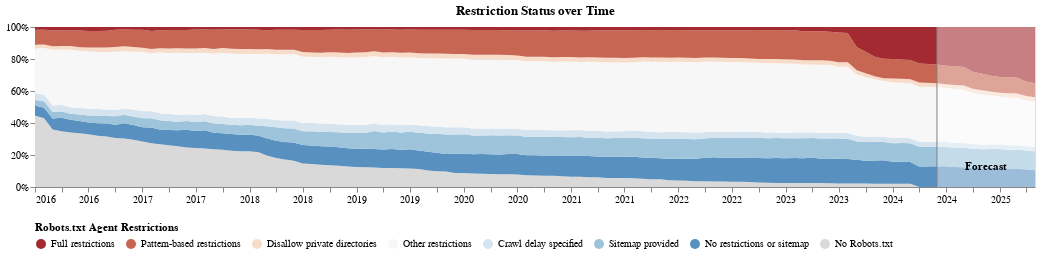

Notebook source saved alongside this figure:
### Markdown cell above
## Plot Temporal Robots Chart

### Code cell
ORDERED_STATUSES = [
    "no_robots",
    "none",
    "none_sitemap",
    "none_crawl_delay",
    "some_other",
    "some_disallow_important_dir",
    # "some_disallow_file_types",
    "some_pattern_restrictions",
    "all"
]

STATUS_COLORS = {
    "all": "#a32a31",
    "some_pattern_restrictions": "#c76753",
    # "some_disallow_file_types": "#e8a888",
    "some_disallow_important_dir": "#f7dcca",
    "some_other": "#f7f7f7",
    "none_crawl_delay": "#d5e4ef",
    "none_sitemap": "#9dc4db",
    "none": "#5891bf",
    "no_robots": "#d9d9d9"
}

LEGEND_MAPPING = {
    "all": "Full restrictions",
    "some_pattern_restrictions": "Pattern-based restrictions",
    # "some_disallow_file_types": "Disallow specific file types",
    "some_disallow_important_dir": "Disallow private directories",
    "some_other": "Other restrictions",
    "none_crawl_delay": "Crawl delay specified",
    "none_sitemap": "Sitemap provided",
    "none": "No restrictions or sitemap",
    "no_robots": "No Robots.txt"
}


# Copy and remap data for plotting
df = robots_temporal_head_summary_detailed.copy()
df["status"] = df["status"].map(LEGEND_MAPPING)
ordered_statuses = [LEGEND_MAPPING[s] for s in ORDERED_STATUSES]
status_colors = {LEGEND_MAPPING[k]: v for k, v in STATUS_COLORS.items()}

chart_robots = forecast_plot(
    df,
    agent=AGENT,
    lags=LAGS,
    val_col="tokens",
    n_periods=N_PERIODS,
    ordered_statuses=ordered_statuses,
    status_colors=status_colors,
    legend_title="Robots.txt Agent Restrictions",
    **PLOT_KWARGS
)


#chart_robots.save(
#    "%s_%s-%s.pdf" % (AGENT, CHOSEN_CORPUS, ANALYSIS_TYPE),
#    ppi=300
#)

chart_robots

### Figure 1 — Vega-Lite specification as saved in the notebook (floating-point values rounded to 4 significant figures; data arrays with more than 128 entries replaced by an {"elided": "..."} marker saying what was removed)
{"config": {"title": {"font": "Times New Roman"}, "axis": {"labelFont": "Times New Roman", "titleFont": "Times New Roman"}, "header": {"labelFont": "Times New Roman", "titleFont": "Times New Roman"}, "legend": {"labelFont": "Times New Roman", "titleFont": "Times New Roman"}, "text": {"font": "Times New Roman"}}, "layer": [{"data": {"name": "data-b81ca46c138ccb831566def2053c14b8"}, "mark": {"type": "area"}, "encoding": {"color": {"field": "status", "legend": {"orient": "bottom", "titleLimit": 0}, "scale": {"domain": ["Full restrictions", "Pattern-based restrictions", "Disallow private directories", "Other restrictions", "Crawl delay specified", "Sitemap provided", "No restrictions or sitemap", "No Robots.txt"], "range": ["#a32a31", "#c76753", "#f7dcca", "#f7f7f7", "#d5e4ef", "#9dc4db", "#5891bf", "#d9d9d9"]}, "title": "Robots.txt Agent Restrictions", "type": "nominal"}, "order": {"field": "order", "type": "quantitative"}, "x": {"axis": {"format": "%Y", "title": ""}, "field": "period", "type": "temporal"}, "y": {"axis": {"format": "%", "title": ""}, "field": "percentage", "scale": {"domain": [0, 1]}, "type": "quantitative"}}}, {"data": {"name": "data-4f53cda18c2baa0c0354bb5f9a3ecbe5"}, "mark": {"type": "rule", "color": "black"}, "encoding": {"x": {"field": "period", "type": "temporal"}, "y": {"value": -20}, "y2": {"value": 160}}}, {"data": {"name": "data-4f53cda18c2baa0c0354bb5f9a3ecbe5"}, "mark": {"type": "point", "color": "black"}, "encoding": {"x": {"field": "period", "type": "temporal"}, "y": {"value": -20}}}, {"data": {"name": "data-4f53cda18c2baa0c0354bb5f9a3ecbe5"}, "mark": {"type": "text", "align": "left", "baseline": "middle", "color": "black", "dx": 10, "dy": 0, "fontSize": 14}, "encoding": {"text": {"field": "label", "type": "nominal"}, "x": {"field": "period", "type": "temporal"}, "y": {"value": -20}}}, {"data": {"name": "data-f0b0bf0c2a8d0ced0c09906c1619ad4c"}, "mark": {"type": "rect", "color": "white", "opacity": 0.4}, "encoding": {"x": {"field": "start", "title": "", "type": "temporal"}, "x2": {"field": "end"}}}, {"data": {"name": "data-d46e70ea25a0240641ad89bcfe05bef1"}, "mark": {"type": "rule", "color": "gray"}, "encoding": {"x": {"field": "period", "type": "temporal"}}}, {"data": {"name": "data-4f68c5dffeb6c9174ae0ba2a276515db"}, "mark": {"type": "text", "align": "center", "baseline": "middle", "color": "black", "dx": 0, "dy": 140, "fontWeight": "bold"}, "encoding": {"text": {"field": "text", "type": "nominal"}, "x": {"field": "date", "type": "temporal"}, "y": {"value": 0}}}], "height": 160, "title": "Restriction Status over Time", "width": 1000, "$schema": "https://vega.github.io/schema/vega-lite/v5.17.0.json", "datasets": {"data-b81ca46c138ccb831566def2053c14b8": {"elided": "896 records"}, "data-4f53cda18c2baa0c0354bb5f9a3ecbe5": [], "data-f0b0bf0c2a8d0ced0c09906c1619ad4c": [{"start": "2024-05-31T00:00:00", "end": "2025-04-30T00:00:00"}], "data-d46e70ea25a0240641ad89bcfe05bef1": [{"period": "2024-05-31T00:00:00"}], "data-4f68c5dffeb6c9174ae0ba2a276515db": [{"date": "2024-11-14T00:00:00", "text": "Forecast"}]}}
